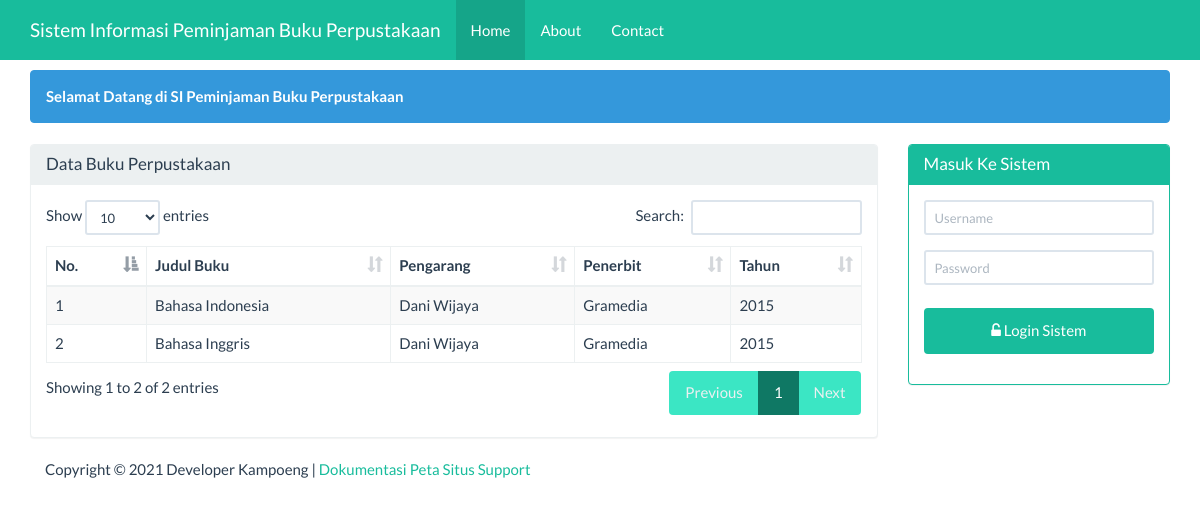
The page / on the database its author committed.
### tables this page shows
CREATE TABLE `buku` (
  `id_buku` int(11) NOT NULL,
  `judul` varchar(255) DEFAULT NULL,
  `pengarang` varchar(255) DEFAULT NULL,
  `penerbit` varchar(255) DEFAULT NULL,
  `tahun` varchar(10) DEFAULT NULL,
  `jumlah` int(11) DEFAULT NULL
);

### beranda.php (the view, shortened to what this page needs)
<div class="container">
    <div class="row">
        <div class ="col-xs-12">
            <div class="alert alert-info">
                <strong>Selamat Datang di SI Peminjaman Buku Perpustakaan</strong>
            </div>
        </div>
    </div>
    <div class="row">
        <div class="col-sm-9 col-xs-12">
            <div class="panel panel-default">
                <div class="panel-heading">
                    <h3 class="panel-title">Data Buku Perpustakaan</h3>
                </div>
                <div class="panel-body">
                     <table id="dtskripsi" class="table table-bordered table-striped table-hover">
                        <thead>
                            <tr>
                                <th>No.</th>
                                <th width="30%">Judul Buku</th>
                                <th>Pengarang</th>
                                <th>Penerbit</th>
                                <th>Tahun</th>
                            </tr>
                        </thead>
                        <tbody>
                            <?php
                            $sql = "SELECT * FROM buku";
                            $query = mysqli_query($koneksi, $sql) or die("SQL Anda Salah");
                            $nomor = 0;
                            while ($data = mysqli_fetch_array($query)) {
                                $nomor++;
                                ?>
                                <tr>
                                    <td><?= $nomor ?></td>
                                    <td><?= $data['judul'] ?></td>
                                    <td><?= $data['pengarang'] ?></td>
                                    <td><?= $data['penerbit'] ?></td>
                                    <td><?= $data['tahun'] ?></td>
                                </tr>
                            <?php } ?>
                        </tbody>
                    </table>
                </div>
            </div>
        </div>
        <div class="col-sm-3 col-xs-12">
            <?php if (isset($_SESSION['username'])) { ?>
            <div class="alert alert-info">
                <strong>Welcome <?=$_SESSION['nama']?></strong>
            </div>
            <?php
           } else { ?>
            <div class="panel panel-success">
                <div class="panel-heading">
                    <h3 class="panel-title">Masuk Ke Sistem</h3>
                </div>
                <div class="panel-body">
                    <form class="form-horizontal" action="proses_login.php" method="post">
                        <div class="form-group">
                            <div class="col-sm-12">
                                <input type="text" name="user" class="form-control input-sm"
                                   placeholder="Username" required="" autocomplete="off"/>
                            </div>
                        </div>
                        <div class="form-group">
                            <div class="col-sm-12">
                                <input type="password" name="pwd" class="form-control input-sm"
                                   placeholder="Password" required="" autocomplete="off"/>
                            </div>
                        </div>
                        <div class="form-group">
                            <div class="col-sm-12">
                                <button type="submit" name="login" value="login"
                                        class="btn btn-success btn-block"><span class="fa fa-unlock-alt"></span>
                                    Login Sistem
                                </button>
                            </div>
                    </form>
                </div>
            </div>
        </div>
            <?php } ?>
    </div>
</div>

### index.php (style rules this page uses)
body { margin-top:70px; }
button { background-color: #4CAF50; color: white; padding: 14px 20px; margin: 8px 0; border: none; cursor: pointer; width: 100%; }

### rows shown on the page
buku: judul "Bahasa Indonesia", pengarang "Dani Wijaya", penerbit "Gramedia", tahun "2015"
buku: judul "Bahasa Inggris", pengarang "Dani Wijaya", penerbit "Gramedia", tahun "2015"
